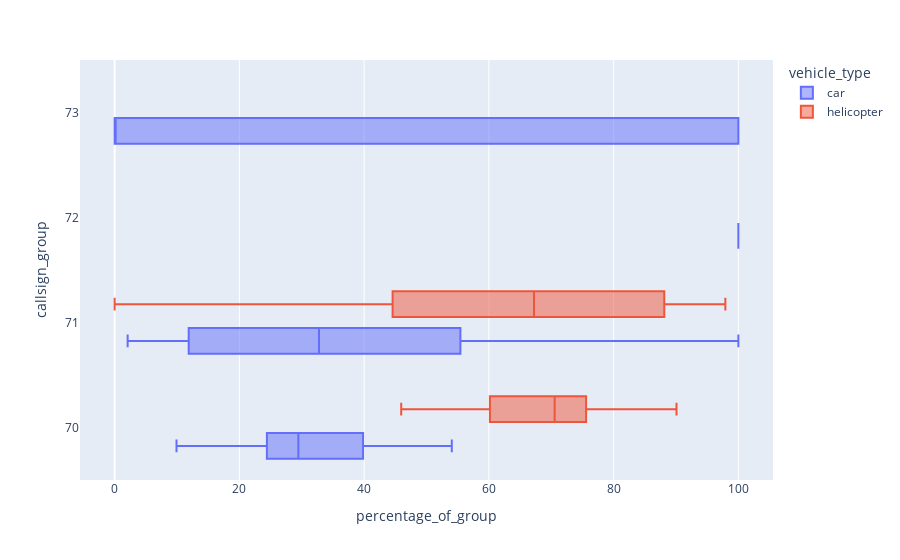

Notebook cell for this chart:
### Code cell
px.box(
    jobs_by_callsign_long,
    x="percentage_of_group",
    y="callsign_group",
    color="vehicle_type"
)

### Figure 1 — Plotly figure (JSON) as saved in the notebook; plotly's stock layout.template omitted (floating-point values rounded to 4 significant figures)
{"data": [{"alignmentgroup": "True", "hovertemplate": "vehicle_type=car<br>percentage_of_group=%{x}<br>callsign_group=%{y}<extra></extra>", "legendgroup": "car", "marker": {"color": "#636efa"}, "name": "car", "notched": false, "offsetgroup": "car", "orientation": "h", "showlegend": true, "type": "box", "x": [28.87, 31.63, 43.48, 20.87, 12.5, 9.917, 25.74, 24.82, 27.21, 27.05, 31.87, 45.79, 34.71, 53.39, 41.54, 35.11, 24, 19.05, 29.55, 21.21, 29.36, 38.13, 54.05, 50, 12.12, 48, 100, 51.61, 45.71, 2.083, 10.64, 18.18, 21.74, 8.163, 29.41, 82.61, 12.2, 66.67, 11.63, 59.26, 12.2, 36.11, 10, 8.696, 91.3, 100, 45.16, 50, 100, 100, 100, 100, 100, 100, 100, 100, 100, 100, 100, 100, 100, 100, 100, 100, 100, 100, 100, 100, 100, 100, 100, 100, 0, 0, 0, 0, 0, 0, 0, 0, 0, 0, 0, 0, 0, 100, 100, 100, 100, 0, 100, 0, 100, 100, 0, 100], "x0": " ", "xaxis": "x", "y": ["70", "70", "70", "70", "70", "70", "70", "70", "70", "70", "70", "70", "70", "70", "70", "70", "70", "70", "70", "70", "70", "70", "70", "70", "71", "71", "71", "71", "71", "71", "71", "71", "71", "71", "71", "71", "71", "71", "71", "71", "71", "71", "71", "71", "71", "71", "71", "71", "72", "72", "72", "72", "72", "72", "72", "72", "72", "72", "72", "72", "72", "72", "72", "72", "72", "72", "72", "72", "72", "72", "72", "72", "73", "73", "73", "73", "73", "73", "73", "73", "73", "73", "73", "73", "73", "73", "73", "73", "73", "73", "73", "73", "73", "73", "73", "73"], "y0": " ", "yaxis": "y"}, {"alignmentgroup": "True", "hovertemplate": "vehicle_type=helicopter<br>percentage_of_group=%{x}<br>callsign_group=%{y}<extra></extra>", "legendgroup": "helicopter", "marker": {"color": "#EF553B"}, "name": "helicopter", "notched": false, "offsetgroup": "helicopter", "orientation": "h", "showlegend": true, "type": "box", "x": [71.13, 68.37, 56.52, 79.13, 87.5, 90.08, 74.26, 75.18, 72.79, 72.95, 68.13, 54.21, 65.29, 46.61, 58.46, 64.89, 76, 80.95, 70.45, 78.79, 70.64, 61.87, 45.95, 50, 87.88, 52, 0, 48.39, 54.29, 97.92, 89.36, 81.82, 78.26, 91.84, 70.59, 17.39, 87.8, 33.33, 88.37, 40.74, 87.8, 63.89, 90, 91.3, 8.696, 0, 54.84, 50], "x0": " ", "xaxis": "x", "y": ["70", "70", "70", "70", "70", "70", "70", "70", "70", "70", "70", "70", "70", "70", "70", "70", "70", "70", "70", "70", "70", "70", "70", "70", "71", "71", "71", "71", "71", "71", "71", "71", "71", "71", "71", "71", "71", "71", "71", "71", "71", "71", "71", "71", "71", "71", "71", "71"], "y0": " ", "yaxis": "y"}], "layout": {"boxmode": "group", "legend": {"title": {"text": "vehicle_type"}, "tracegroupgap": 0}, "margin": {"t": 60}, "xaxis": {"anchor": "y", "domain": [0, 1], "title": {"text": "percentage_of_group"}}, "yaxis": {"anchor": "x", "domain": [0, 1], "title": {"text": "callsign_group"}}}}
